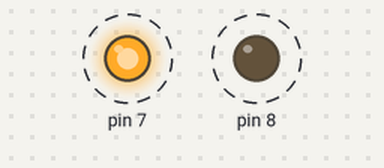
Bench run of a sketch on a simulated Arduino Uno, built with avr-gcc and run on an emulated ATmega328P. Shown: output pins drawn as LEDs (lit = HIGH). Dashed ring = blinking.

Above: at 0.5 s.
Timing chart, 0 to 4.6 s (numbered marks = the images above):
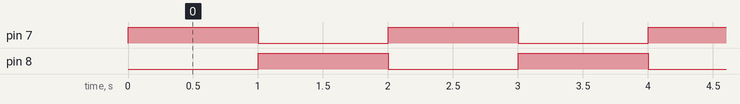

The sketch:

EXT_LED_ALTERNATE.ino
```cpp
// the setup function runs once when you press reset or power the board
void setup() {
  // initialize digital pin LED_BUILTIN as an output.
  pinMode(7, OUTPUT);
  pinMode(8, OUTPUT);
}

// the loop function runs over and over again forever
void loop() {
  digitalWrite(7, HIGH);   // turn the LED on (HIGH is the voltage level)
  digitalWrite(8, LOW);    // turn the LED off by making the voltage LOW
  delay(1000);
  digitalWrite(7, LOW);
  digitalWrite(8, HIGH);
  delay(1000);
}

// led 1 ON = led 2 = OFF
// led 1 OFF = led 2 = ON
```

Measured:
- by itself, pin 7, pin 8: alternates HIGH for 1.0 s and LOW for 1.0 s
